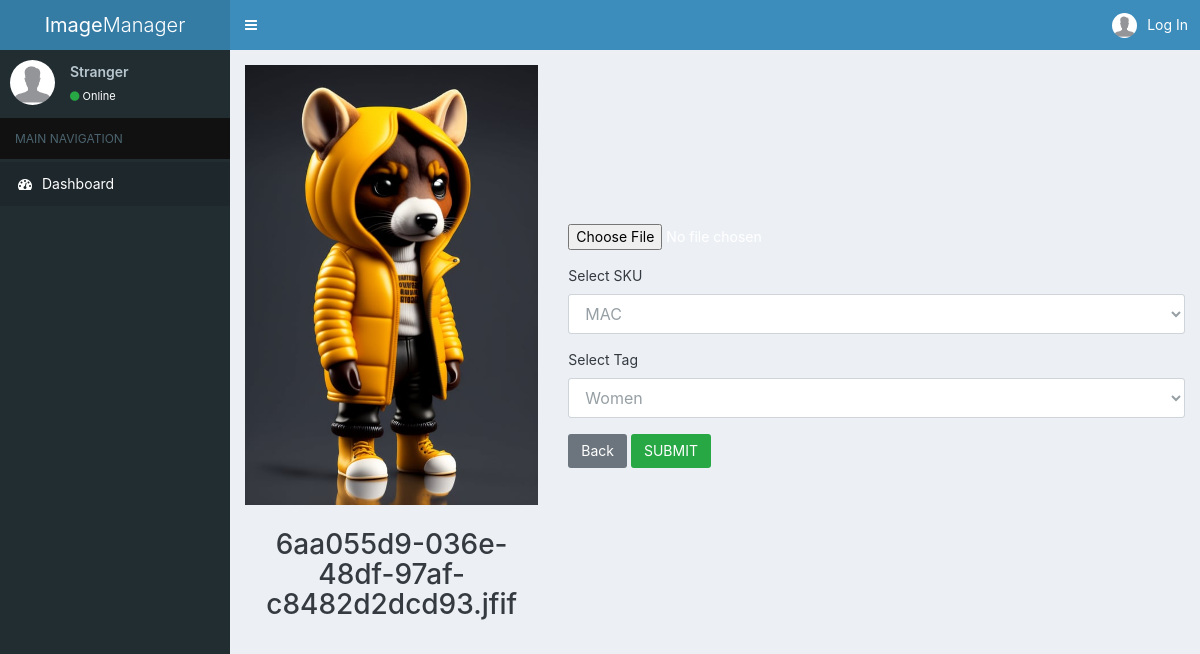
The app's page /media/addEdit.php?id=20 with its own data.
### tables this page shows
CREATE TABLE `images` (
  `id` int(11) NOT NULL AUTO_INCREMENT,
  `file_name` varchar(255) NOT NULL,
  `category` varchar(255) DEFAULT 'NULL',
  `sku` varchar(255) DEFAULT 'NULL',
  `created` datetime DEFAULT current_timestamp() ON UPDATE current_timestamp(),
  `status` tinyint(1) NOT NULL DEFAULT 1 COMMENT '1=Active, 0=Inactive',
  `tag` varchar(255) DEFAULT 'NULL',
  PRIMARY KEY (`id`)
);

### media/DB.class.php (called while the page is built, shortened)
<?php
class DB {
    public function __construct(){
        include( __DIR__ . '/../db.php');
        if(!isset($this->db)){
            $this -> db = $con;
        }
    }
    public function getRows($table, $conditions = array()){
        $sql = 'SELECT ';
        $sql .= array_key_exists("select", $conditions)?$conditions['select']:'*';
        $sql .= ' FROM '.$table;
        if(array_key_exists("where", $conditions)){
            $sql .= ' WHERE ';
            $i = 0;
            foreach($conditions['where'] as $key => $value){
                $pre = ($i > 0)?' AND ':'';
                $sql .= $pre.$key." = '".$value."'";
                $i++;
            }
        }
        if(array_key_exists("order_by", $conditions)){
            $sql .= ' ORDER BY '. $conditions['order_by'];
        }else{
            $sql .= ' ORDER BY id DESC ';
        }
        $result = $this->db->query($sql);
        if(array_key_exists("return_type", $conditions) && $conditions['return_type'] != 'all'){
            switch($conditions['return_type']){
                case 'single':
                    $data = $result->fetch_assoc();
                    break;
            }
        }else{
            if($result->num_rows > 0){
                while($row = $result->fetch_assoc()){
                    $data[] = $row;
                }
            }
        }
        return !empty($data)?$data:false;
    }
}

### media/addEdit.php (the view, shortened to what this page needs)
<?php
    require_once 'DB.class.php';
    $db = new DB();
    $postData = $imgData = array();
    if(!empty($_GET['id'])){
        $conditions['where'] = array(
            'id' => $_GET['id'],
        );
        $conditions['return_type'] = 'single';
        $imgData = $db->getRows('images', $conditions);
    }
    $catData = $db->getRows('categories');
    $skuData = $db->getRows('sku');
    $tagData = $db->getRows('tag');
    $imgData = !empty($postData)?$postData:$imgData;
?>
<!doctype html>
<html lang="en" dir="ltr">
    <head>
        <link rel="stylesheet" href="https://stackpath.bootstrapcdn.com/bootstrap/4.5.0/css/bootstrap.min.css">
        <link rel="stylesheet" href="https://cdnjs.cloudflare.com/ajax/libs/font-awesome/4.7.0/css/font-awesome.min.css">
        <link rel="stylesheet" href="../assets/css/main.css"/>
    </head>
    <body class="sidebar-mini">
        <?php include('../components/header.php') ?>
        <?php include('../components/sidebar.php') ?>
        <div class="content-wrapper image-manage">
            <div class="container-xl">
                <div class="row">
                    <div class="col-sm-4">
                        <?php if(!empty($imgData['file_name'])){ ?>
                            <img src="../assets/img/uploads/<?php echo $imgData['file_name']; ?>" class="mb-4">
                            <h3 class="text-dark"><?php echo $imgData['file_name'] ?></h3>
                        <?php } ?>
                    </div>
                    <div class="col-sm-8 align-self-center">
                        <form method="post" action="postAction.php" enctype="multipart/form-data">
                            <div class="form-group">
                                <input type="file" name="image">
                            </div>
                            <label class="text-dark">Select SKU</label>
                            <select name="imgsku" class="form-control mb-3 select-sku">
                            <?php
                                foreach ($skuData as $sku) {
                                    ?>
                                <option value="<?php echo $sku['sku_name']; ?>"> <?php echo $sku['sku_name']; ?></option>
                                <?php } ?>
                            </select>
                            <label class="text-dark">Select Tag</label>
                            <select name="imgtag" class="form-control mb-3 select-tag">
                                <?php
                                    foreach ($tagData as $tag) {
                                ?>
                                    <option value="<?php echo $tag['tag_name']; ?>" class="select-tag-item" id="<?php echo $tag['id']; ?>"> <?php echo $tag['tag_name']; ?></option>
                                <?php } ?>
                            </select>
                            <a href="manage.php" class="btn btn-secondary">Back</a>
                            <input type="submit" name="imgSubmit" class="btn btn-success" value="SUBMIT">
                        </form>
                    </div>
                </div>
            </div>
        </div>
    </body>
</html>

### assets/css/main.css (style rules this page uses)
* { box-sizing: border-box; font-family: -apple-system, BlinkMacSystemFont, "segoe ui", roboto, oxygen, ubuntu, cantarell, "fira sans", "droid sans", "helvetica neue", Arial, sans-serif; -webkit-font-smoothing: antialiased; -moz-osx-font-smoothing: grayscale; }
body { font-family: "Helvetica Neue",Helvetica,Arial,sans-serif; font-size: 14px; line-height: 1.42857143; color: #333; background: #ecf0f5; color: #fff; }
img { object-fit: cover; }
.btn { border-radius: 3px; box-shadow: none; border: 1px solid transparent; padding: 6px 12px; margin-bottom: 0; font-size: 14px; font-weight: 400; line-height: 1.42857143; text-align: center; white-space: nowrap; vertical-align: middle; touch-action: manipulation; cursor: pointer; user-select: none; background-image: none; border: 1px solid transparent; }
.sidebar-mini { position: relative; min-height: 100vh; }
.form-control { height: 40px; box-shadow: none; color: #969fa4; border-radius: 3px; }
.content-wrapper { min-height: 100%; background-color: #ecf0f5; z-index: 800; margin-top: -50px; transition: transform .3s ease-in-out, margin .3s ease-in-out; margin-left: 230px; }
h3 { line-height: 30px; text-align: center; }
.image-manage .container-xl { margin-top: 65px; }
.image-manage img { width: 100%; max-width: 360px; }

### records on screen
images: file_name (picture), file_name "6aa055d9-036e-48df-97af-c8482d2dcd93.jfif"

### other values on screen
form field imgsku "MAC"
form field imgtag "Women"
